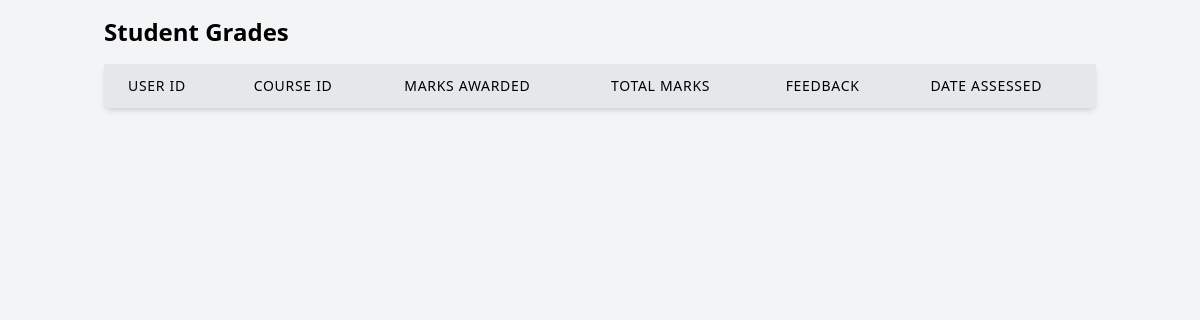
The page /src/grade.php (signed in) on the database as committed earlier.
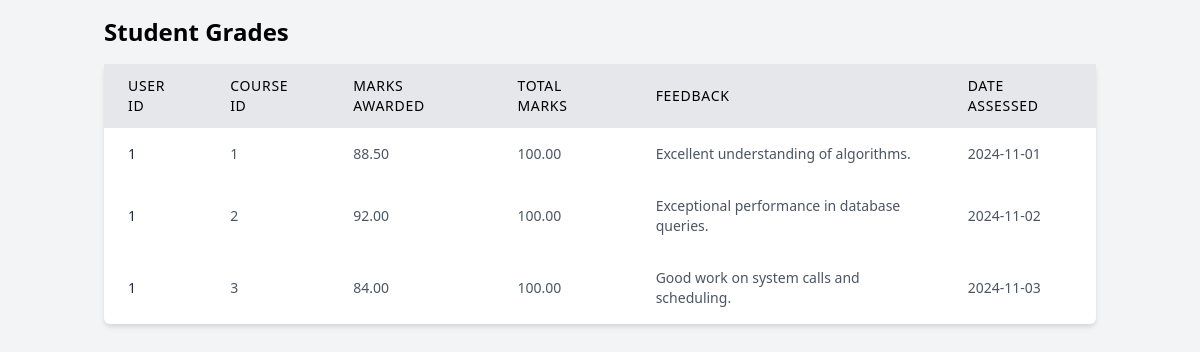
The same page on the database as committed later.
### tables this page shows
CREATE TABLE grades (
    grade_id INT AUTO_INCREMENT PRIMARY KEY,
    user_id INT NOT NULL,  
    course_id INT NOT NULL,  
    marks_awarded DECIMAL(5, 2) NOT NULL,
    total_marks DECIMAL(5, 2) NOT NULL,
    feedback TEXT,
    date_assessed DATE NOT NULL,
    FOREIGN KEY (course_id) REFERENCES courses(id),
    FOREIGN KEY (user_id) REFERENCES users(id)
);

### src/grade.php (the view, shortened to what this page needs)
<?php
require "./header.php";
$query = "SELECT user_id, course_id, marks_awarded, total_marks, feedback, date_assessed FROM grades WHERE user_id = :user_id";
$stmt = $pdo->prepare($query);
$stmt->bindValue(':user_id', $user['id'], PDO::PARAM_INT);
$stmt->execute();
$grades = $stmt->fetchAll(PDO::FETCH_ASSOC);
?>
<!DOCTYPE html>
<html lang="en">
<head>
    <link rel="stylesheet" href="https://cdn.jsdelivr.net/npm/tailwindcss@2.2.19/dist/tailwind.min.css">
</head>
<body class="bg-gray-100">
    <div class="container mx-auto p-4">
        <h1 class="text-2xl font-bold mb-4">Student Grades</h1>
        <table class="w-full bg-white shadow-md rounded-md">
            <thead class="bg-gray-200">
                <tr>
                    <th class="px-6 py-3 text-left text-sm font-medium uppercase tracking-wider">User ID</th>
                    <th class="px-6 py-3 text-left text-sm font-medium uppercase tracking-wider">Course ID</th>
                    <th class="px-6 py-3 text-left text-sm font-medium uppercase tracking-wider">Marks Awarded</th>
                    <th class="px-6 py-3 text-left text-sm font-medium uppercase tracking-wider">Total Marks</th>
                    <th class="px-6 py-3 text-left text-sm font-medium uppercase tracking-wider">Feedback</th>
                    <th class="px-6 py-3 text-left text-sm font-medium uppercase tracking-wider">Date Assessed</th>
                </tr>
            </thead>
            <tbody>
                <?php
                foreach ($grades as $row) {
                    echo "<tr class='hover:bg-gray-100 transition'>
                                <td class='px-6 py-4 text-sm text-gray-800 font-medium'>" . htmlspecialchars($row['user_id']) . "</td>
                                <td class='px-6 py-4 text-sm text-gray-600'>" . htmlspecialchars($row['course_id']) . "</td>
                                <td class='px-6 py-4 text-sm text-gray-600'>" . htmlspecialchars($row['marks_awarded']) . "</td>
                                <td class='px-6 py-4 text-sm text-gray-600'>" . htmlspecialchars($row['total_marks']) . "</td>
                                <td class='px-6 py-4 text-sm text-gray-600'>" . htmlspecialchars($row['feedback']) . "</td>
                                <td class='px-6 py-4 text-sm text-gray-600'>" . htmlspecialchars($row['date_assessed']) . "</td>
                              </tr>";
                }
                ?>
            </tbody>
        </table>
    </div>
</body>
</html>

Rows that differ between the two databases and show on the page:
added grades: user "1", course "1", marks_awarded "88.50", total_marks "100.00", feedback "Excellent understanding of algorithms.", date_assessed "2024-11-01"
added grades: user "1", course "2", marks_awarded "92.00", total_marks "100.00", feedback "Exceptional performance in database queries.", date_assessed "2024-11-02"
added grades: user "1", course "3", marks_awarded "84.00", total_marks "100.00", feedback "Good work on system calls and scheduling.", date_assessed "2024-11-03"
